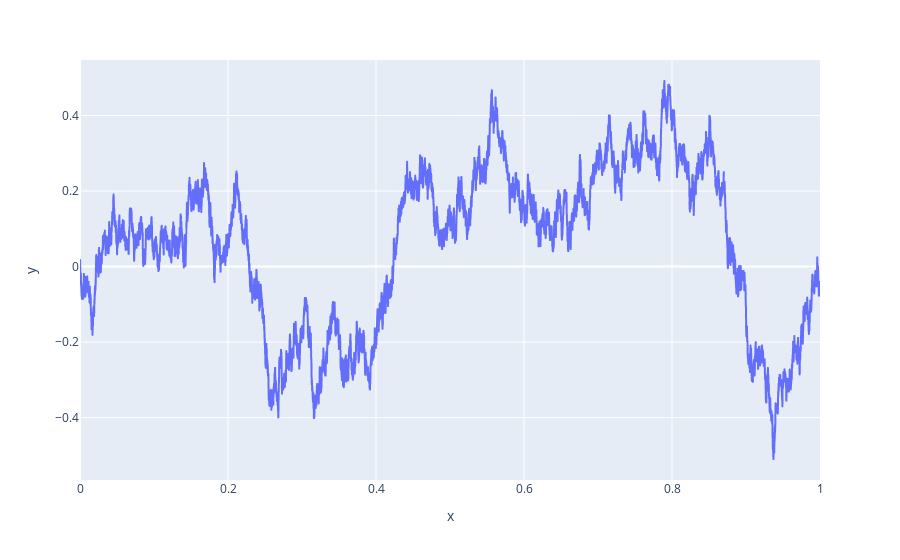

Notebook source saved alongside this figure:
### Code cell
B = brownian_motion(N, T, dt)
fig = px.line(x = np.linspace(0,1,int(T/dt)), y = B[N-1,:])
fig.show()

### Figure 1 — Plotly figure (JSON) as saved in the notebook; plotly's stock layout.template omitted (floating-point values rounded to 4 significant figures; data arrays with more than 128 entries replaced by an {"elided": "..."} marker saying what was removed)
{"data": [{"hovertemplate": "x=%{x}<br>y=%{y}<extra></extra>", "legendgroup": "", "line": {"color": "#636efa", "dash": "solid"}, "marker": {"symbol": "circle"}, "mode": "lines", "name": "", "showlegend": false, "type": "scattergl", "x": {"elided": "10000 float values"}, "xaxis": "x", "y": {"elided": "10000 float values"}, "yaxis": "y"}], "layout": {"legend": {"tracegroupgap": 0}, "margin": {"t": 60}, "xaxis": {"anchor": "y", "domain": [0, 1], "title": {"text": "x"}}, "yaxis": {"anchor": "x", "domain": [0, 1], "title": {"text": "y"}}}}
